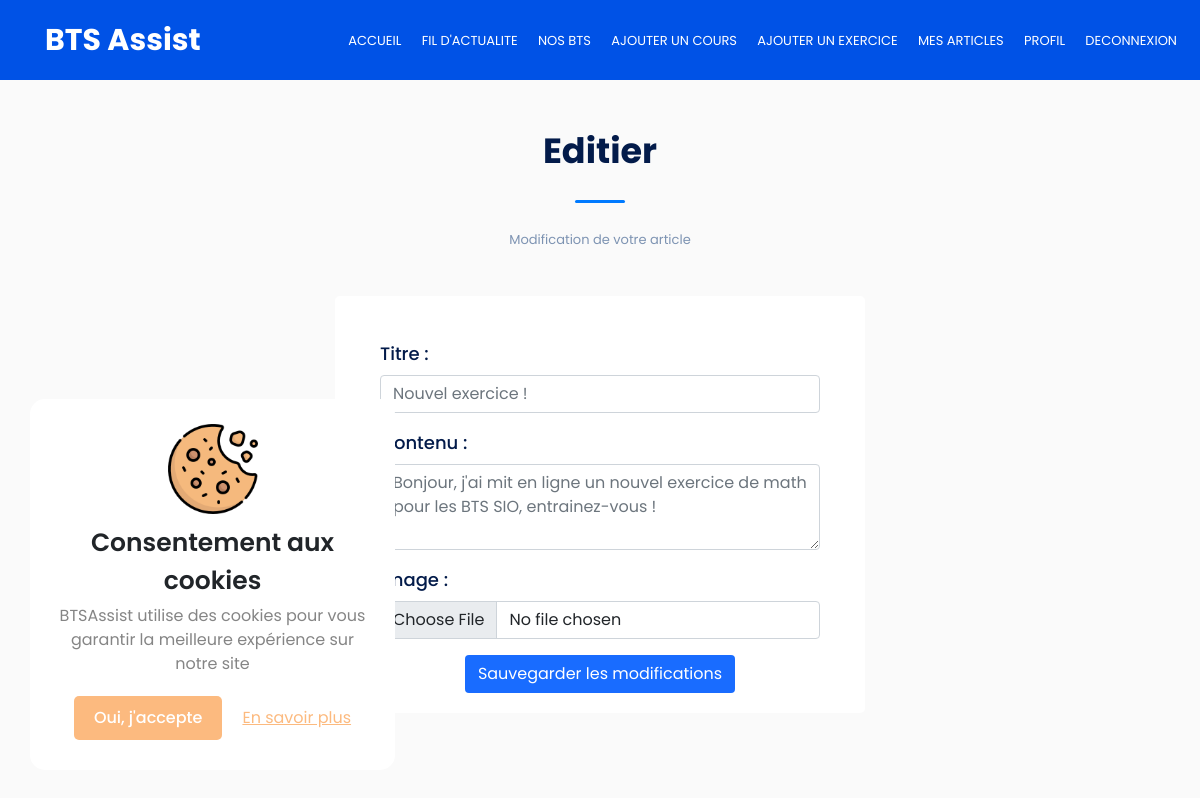
The page /Pages/EditArticle.php?id=65 (signed in) on the database its author committed.
### tables this page shows
CREATE TABLE IF NOT EXISTS `articles` (
  `id_article` int(11) NOT NULL AUTO_INCREMENT,
  `titre` varchar(255) NOT NULL,
  `contenu` text NOT NULL,
  `date_creation` datetime NOT NULL,
  `id_utilisateur` int(11) NOT NULL,
  `image_article` varchar(100) DEFAULT NULL,
  PRIMARY KEY (`id_article`)
);

### Modeles/Modele.php (called while the page is built, shortened)
<?php
class Modele {
    protected function getBdd(){
        return new PDO('mysql:host=localhost;dbname=btsassist;charset=UTF8', 'root', '', array(PDO::ATTR_ERRMODE => PDO::ERRMODE_EXCEPTION));
    }
}
require_once "../Modeles/Utilisateur.php";
require_once "../Modeles/Article.php";

### Modeles/Article.php (called while the page is built, shortened)
<?php
class Article extends Modele {
    private $titre;
    private $contenu;
    private $idUtilisateur;
    public function __construct($idArticle = null) {
        if($idArticle != null) {
            $requete = $this->getBdd()->prepare("SELECT * FROM articles where id_article = ?");
            $requete->execute([$idArticle]);
            $article = $requete->fetch();
            $this->titre = $article["titre"];
            $this->contenu = $article["contenu"];
            $this->idUtilisateur = new Utilisateur($article["id_utilisateur"]);
        }
    }
    public function getIdUtilisateur() {
        return $this->idUtilisateur;
    }
    public function getTitreArticle() {
        return $this->titre;
    }
    public function getContenuArticle() {
        return $this->contenu;
    }
}

### Modeles/Utilisateur.php (called while the page is built, shortened)
<?php
class Utilisateur extends Modele {
    private $idUtilisateur;
    public function __construct($idUtilisateur = null) {
        if($idUtilisateur !== null) {
            $requete = $this->getBdd()->prepare("SELECT * FROM utilisateurs WHERE id_utilisateur = ?");
            $requete->execute([$idUtilisateur]);
            $infoUtilisateur = $requete->fetch(PDO::FETCH_ASSOC);
            $this->idUtilisateur = $idUtilisateur;
        }
    }
    public function getIdUtilisateur() {
        return $this->idUtilisateur;
    }
}

### Pages/EditArticle.php (the view, shortened to what this page needs)
<?php require_once "Entete.php";
$idUtilisateur = $_SESSION["id_utilisateur"];
$idArticle = $_GET["id"];
$Article = new Article($idArticle);
$idUtilisateurArticle = $Article->getIdUtilisateur();
if(isset($_GET['id']) && !empty($_GET['id']) && $idUtilisateur == $idUtilisateurArticle->getIdUtilisateur()) { ?>
<section class="section section-bg larger-padding-top">
    <div class="section-header">
        <h2 class="titreAcceuil">Editier</h2>
        <span class="section-separator"></span>
        <p class="titreAcceuil">Modification de votre article</p>
    </div>
<div class="container container-small">
    <form class="mt-4" method="POST" action="../Traitements/EditArticle.php?id=<?=$idArticle?>" enctype="multipart/form-data">
        <div class="mb-3">
            <label class="form-label">Titre :</label>
            <input type="text" class="form-control" name="titre" placeholder="<?=$Article->getTitreArticle()?>">
        </div>
        <div class="mb-3">
            <label class="form-label">Contenu :</label>
            <textarea class="form-control" name="contenu" placeholder="<?=$Article->getContenuArticle()?>" rows="3"></textarea>
        </div>
        <div class="mb-3">
            <label class="form-label">Image :</label>
            <input type="file" class="form-control" name="image">
        </div>
        <div>
            <div class="text-center">
                <button class="btn div-btn-base" type="submit" name="save">Sauvegarder les modifications</button>
            </div>
        </div>
    </form>
</div>
</section>
<?php }  else {
    header("location:/Index.php");
}
require_once "Pied.php"?>

### css/style.css (style rules this page uses)
* { padding: 0; margin: 0; box-sizing: border-box; }
body { font-family: "Poppins", sans-serif; }
.section-header { text-align: center; padding: 30px 0; }
.section-header h2 { color: #031b4a; font-size: 35px; font-weight: bold; }
.section-header p { color: #7d93b2; font-size: 13px; }
.section-separator { content: ""; height: 3px; width: 50px; border-radius: 3px; background-color: #007aff; display: inline-block; margin: 20px 0; }
.section { width: 100%; margin: auto; padding-top: 30px; }
.larger-padding-top { padding-top: 100px; }
.titreAcceuil { animation-duration: 1.5s; animation-name: slidein; }
.div-btn-base { background-color: #196cff; color: #fff; }
.section-bg { background-color: #fafafa; min-height: 100vh; }
label.form-label { color: #031b4a; font-size: 18px; font-weight: 500; }
.container-small { max-width: 530px; padding: 20px 45px; background-color: #fff; border-radius: 5px; }

### rows shown on the page
articles: titre "Nouvel exercice !", contenu "Bonjour, j'ai mit en ligne un nouvel exercice de math pour les BTS SIO, entrainez-vous !"
